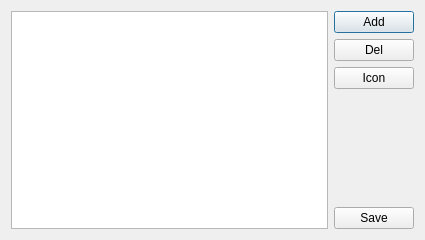
<?xml version="1.0" encoding="UTF-8"?>
<ui version="4.0">
 <class>PluginEditDialog</class>
 <widget class="QDialog" name="PluginEditDialog">
  <property name="geometry">
   <rect>
    <x>0</x>
    <y>0</y>
    <width>425</width>
    <height>240</height>
   </rect>
  </property>
  <property name="windowTitle">
   <string>Plugin list</string>
  </property>
  <property name="windowIcon">
   <iconset resource="../piaf.qrc">
    <normaloff>:/images/pixmaps/filter.png</normaloff>:/images/pixmaps/filter.png</iconset>
  </property>
  <layout class="QGridLayout" name="gridLayout">
   <item row="0" column="0" rowspan="5">
    <widget class="QListWidget" name="pluginListWidget">
     <property name="selectionMode">
      <enum>QAbstractItemView::ExtendedSelection</enum>
     </property>
     <property name="isWrapping" stdset="0">
      <bool>false</bool>
     </property>
    </widget>
   </item>
   <item row="0" column="1">
    <widget class="QPushButton" name="addButton">
     <property name="toolTip">
      <string>Add a new plugin</string>
     </property>
     <property name="text">
      <string>Add</string>
     </property>
     <property name="icon">
      <iconset resource="../piaf.qrc">
       <normaloff>:/images/22x22/list-add.png</normaloff>:/images/22x22/list-add.png</iconset>
     </property>
    </widget>
   </item>
   <item row="1" column="1">
    <widget class="QPushButton" name="delButton">
     <property name="toolTip">
      <string>Delete selected plugins</string>
     </property>
     <property name="text">
      <string>Del</string>
     </property>
     <property name="icon">
      <iconset resource="../piaf.qrc">
       <normaloff>:/images/22x22/list-remove.png</normaloff>:/images/22x22/list-remove.png</iconset>
     </property>
    </widget>
   </item>
   <item row="4" column="1">
    <widget class="QPushButton" name="saveButton">
     <property name="toolTip">
      <string>Save modifications</string>
     </property>
     <property name="text">
      <string>Save</string>
     </property>
     <property name="icon">
      <iconset resource="../piaf.qrc">
       <normaloff>:/images/22x22/document-save.png</normaloff>:/images/22x22/document-save.png</iconset>
     </property>
    </widget>
   </item>
   <item row="2" column="1">
    <widget class="QPushButton" name="iconButton">
     <property name="toolTip">
      <string>Change icon of selected plugin</string>
     </property>
     <property name="text">
      <string>Icon</string>
     </property>
     <property name="icon">
      <iconset resource="../../workflow/ema.qrc">
       <normaloff>:/icons/16x16/code-class.png</normaloff>:/icons/16x16/code-class.png</iconset>
     </property>
    </widget>
   </item>
  </layout>
 </widget>
 <resources>
  <include location="../../workflow/ema.qrc"/>
  <include location="../piaf.qrc"/>
 </resources>
 <connections/>
</ui>
